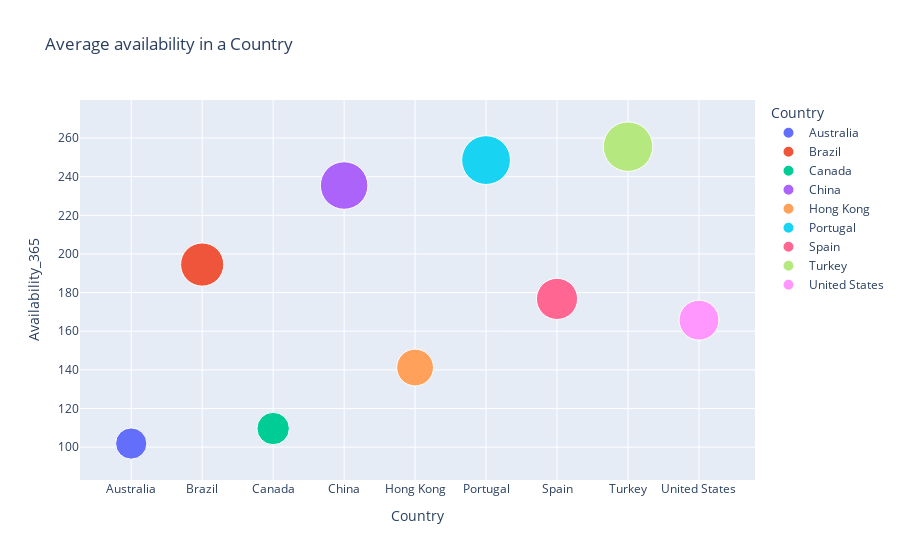

Notebook code cell kept with this figure:
### Code cell
plot=px.scatter(data_frame=availability_1,
                x='Country',
                y='Availability_365',
                color='Country',
                size='Availability_365',
                opacity=1,
                size_max=35,
                title='Average availability in a Country')
plot.show()

### Figure 1 — Plotly figure (JSON) as saved in the notebook; plotly's stock layout.template omitted (floating-point values rounded to 4 significant figures)
{"data": [{"hovertemplate": "Country=%{x}<br>Availability_365=%{marker.size}<extra></extra>", "legendgroup": "Australia", "marker": {"color": "#636efa", "opacity": 1, "size": [101.9], "sizemode": "area", "sizeref": 0.2086, "symbol": "circle"}, "mode": "markers", "name": "Australia", "orientation": "v", "showlegend": true, "type": "scatter", "x": ["Australia"], "xaxis": "x", "y": [101.9], "yaxis": "y"}, {"hovertemplate": "Country=%{x}<br>Availability_365=%{marker.size}<extra></extra>", "legendgroup": "Brazil", "marker": {"color": "#EF553B", "opacity": 1, "size": [194.5], "sizemode": "area", "sizeref": 0.2086, "symbol": "circle"}, "mode": "markers", "name": "Brazil", "orientation": "v", "showlegend": true, "type": "scatter", "x": ["Brazil"], "xaxis": "x", "y": [194.5], "yaxis": "y"}, {"hovertemplate": "Country=%{x}<br>Availability_365=%{marker.size}<extra></extra>", "legendgroup": "Canada", "marker": {"color": "#00cc96", "opacity": 1, "size": [109.6], "sizemode": "area", "sizeref": 0.2086, "symbol": "circle"}, "mode": "markers", "name": "Canada", "orientation": "v", "showlegend": true, "type": "scatter", "x": ["Canada"], "xaxis": "x", "y": [109.6], "yaxis": "y"}, {"hovertemplate": "Country=%{x}<br>Availability_365=%{marker.size}<extra></extra>", "legendgroup": "China", "marker": {"color": "#ab63fa", "opacity": 1, "size": [235.4], "sizemode": "area", "sizeref": 0.2086, "symbol": "circle"}, "mode": "markers", "name": "China", "orientation": "v", "showlegend": true, "type": "scatter", "x": ["China"], "xaxis": "x", "y": [235.4], "yaxis": "y"}, {"hovertemplate": "Country=%{x}<br>Availability_365=%{marker.size}<extra></extra>", "legendgroup": "Hong Kong", "marker": {"color": "#FFA15A", "opacity": 1, "size": [141.2], "sizemode": "area", "sizeref": 0.2086, "symbol": "circle"}, "mode": "markers", "name": "Hong Kong", "orientation": "v", "showlegend": true, "type": "scatter", "x": ["Hong Kong"], "xaxis": "x", "y": [141.2], "yaxis": "y"}, {"hovertemplate": "Country=%{x}<br>Availability_365=%{marker.size}<extra></extra>", "legendgroup": "Portugal", "marker": {"color": "#19d3f3", "opacity": 1, "size": [248.6], "sizemode": "area", "sizeref": 0.2086, "symbol": "circle"}, "mode": "markers", "name": "Portugal", "orientation": "v", "showlegend": true, "type": "scatter", "x": ["Portugal"], "xaxis": "x", "y": [248.6], "yaxis": "y"}, {"hovertemplate": "Country=%{x}<br>Availability_365=%{marker.size}<extra></extra>", "legendgroup": "Spain", "marker": {"color": "#FF6692", "opacity": 1, "size": [176.7], "sizemode": "area", "sizeref": 0.2086, "symbol": "circle"}, "mode": "markers", "name": "Spain", "orientation": "v", "showlegend": true, "type": "scatter", "x": ["Spain"], "xaxis": "x", "y": [176.7], "yaxis": "y"}, {"hovertemplate": "Country=%{x}<br>Availability_365=%{marker.size}<extra></extra>", "legendgroup": "Turkey", "marker": {"color": "#B6E880", "opacity": 1, "size": [255.5], "sizemode": "area", "sizeref": 0.2086, "symbol": "circle"}, "mode": "markers", "name": "Turkey", "orientation": "v", "showlegend": true, "type": "scatter", "x": ["Turkey"], "xaxis": "x", "y": [255.5], "yaxis": "y"}, {"hovertemplate": "Country=%{x}<br>Availability_365=%{marker.size}<extra></extra>", "legendgroup": "United States", "marker": {"color": "#FF97FF", "opacity": 1, "size": [165.7], "sizemode": "area", "sizeref": 0.2086, "symbol": "circle"}, "mode": "markers", "name": "United States", "orientation": "v", "showlegend": true, "type": "scatter", "x": ["United States"], "xaxis": "x", "y": [165.7], "yaxis": "y"}], "layout": {"legend": {"itemsizing": "constant", "title": {"text": "Country"}, "tracegroupgap": 0}, "title": {"text": "Average availability in a Country"}, "xaxis": {"anchor": "y", "categoryarray": ["Australia", "Brazil", "Canada", "China", "Hong Kong", "Portugal", "Spain", "Turkey", "United States"], "categoryorder": "array", "domain": [0, 1], "title": {"text": "Country"}}, "yaxis": {"anchor": "x", "domain": [0, 1], "title": {"text": "Availability_365"}}}}
